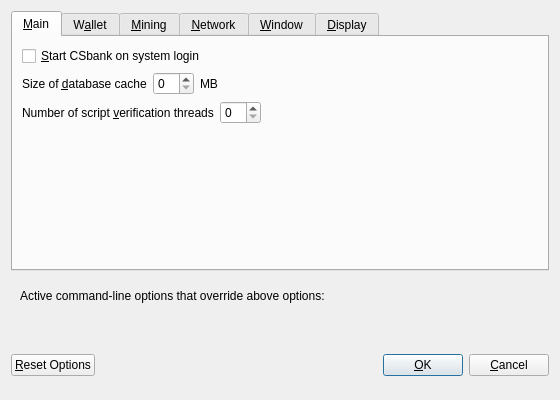
<?xml version="1.0" encoding="UTF-8"?>
<ui version="4.0">
 <class>OptionsDialog</class>
 <widget class="QDialog" name="OptionsDialog">
  <property name="geometry">
   <rect>
    <x>0</x>
    <y>0</y>
    <width>560</width>
    <height>400</height>
   </rect>
  </property>
  <property name="windowTitle">
   <string>Options</string>
  </property>
  <property name="modal">
   <bool>true</bool>
  </property>
  <layout class="QVBoxLayout" name="verticalLayout">
   <item>
    <widget class="QTabWidget" name="tabWidget">
     <property name="currentIndex">
      <number>0</number>
     </property>
     <widget class="QWidget" name="tabMain">
      <attribute name="title">
       <string>&amp;Main</string>
      </attribute>
      <layout class="QVBoxLayout" name="verticalLayout_Main">
       <item>
        <widget class="QCheckBox" name="bitcoinAtStartup">
         <property name="toolTip">
          <string>Automatically start CSbank after logging in to the system.</string>
         </property>
         <property name="text">
          <string>&amp;Start CSbank on system login</string>
         </property>
        </widget>
       </item>
       <item>
        <layout class="QHBoxLayout" name="horizontalLayout_2_Main">
         <item>
          <widget class="QLabel" name="databaseCacheLabel">
           <property name="text">
            <string>Size of &amp;database cache</string>
           </property>
           <property name="textFormat">
            <enum>Qt::PlainText</enum>
           </property>
           <property name="buddy">
            <cstring>databaseCache</cstring>
           </property>
          </widget>
         </item>
         <item>
          <widget class="QSpinBox" name="databaseCache"/>
         </item>
         <item>
          <widget class="QLabel" name="databaseCacheUnitLabel">
           <property name="text">
            <string>MB</string>
           </property>
           <property name="textFormat">
            <enum>Qt::PlainText</enum>
           </property>
          </widget>
         </item>
         <item>
          <spacer name="horizontalSpacer_2_Main">
           <property name="orientation">
            <enum>Qt::Horizontal</enum>
           </property>
           <property name="sizeHint" stdset="0">
            <size>
             <width>40</width>
             <height>20</height>
            </size>
           </property>
          </spacer>
         </item>
        </layout>
       </item>
       <item>
        <layout class="QHBoxLayout" name="horizontalLayout_3_Main">
         <item>
          <widget class="QLabel" name="threadsScriptVerifLabel">
           <property name="text">
            <string>Number of script &amp;verification threads</string>
           </property>
           <property name="textFormat">
            <enum>Qt::PlainText</enum>
           </property>
           <property name="buddy">
            <cstring>threadsScriptVerif</cstring>
           </property>
          </widget>
         </item>
         <item>
          <widget class="QSpinBox" name="threadsScriptVerif">
           <property name="toolTip">
            <string>(0 = auto, &lt;0 = leave that many cores free)</string>
           </property>
          </widget>
         </item>
         <item>
          <spacer name="horizontalSpacer_3_Main">
           <property name="orientation">
            <enum>Qt::Horizontal</enum>
           </property>
           <property name="sizeHint" stdset="0">
            <size>
             <width>40</width>
             <height>20</height>
            </size>
           </property>
          </spacer>
         </item>
        </layout>
       </item>
       <item>
        <spacer name="verticalSpacer_Main">
         <property name="orientation">
          <enum>Qt::Vertical</enum>
         </property>
         <property name="sizeHint" stdset="0">
          <size>
           <width>20</width>
           <height>40</height>
          </size>
         </property>
        </spacer>
       </item>
      </layout>
     </widget>
     <widget class="QWidget" name="tabWallet">
      <attribute name="title">
       <string>W&amp;allet</string>
      </attribute>
      <layout class="QVBoxLayout" name="verticalLayout_Wallet">
       <item>
        <widget class="QGroupBox" name="groupBox">
         <property name="title">
          <string>Expert</string>
         </property>
         <layout class="QVBoxLayout" name="verticalLayout_2">
          <item>
           <widget class="QCheckBox" name="coinControlFeatures">
            <property name="toolTip">
             <string>Whether to show coin control features or not.</string>
            </property>
            <property name="text">
             <string>Enable coin &amp;control features</string>
            </property>
           </widget>
          </item>
          <item>
           <widget class="QCheckBox" name="spendZeroConfChange">
            <property name="toolTip">
             <string>If you disable the spending of unconfirmed change, the change from a transaction cannot be used until that transaction has at least one confirmation. This also affects how your balance is computed.</string>
            </property>
            <property name="text">
             <string>&amp;Spend unconfirmed change</string>
            </property>
           </widget>
          </item>
         </layout>
        </widget>
       </item>
       <item>
        <spacer name="verticalSpacer_Wallet">
         <property name="orientation">
          <enum>Qt::Vertical</enum>
         </property>
         <property name="sizeHint" stdset="0">
          <size>
           <width>20</width>
           <height>40</height>
          </size>
         </property>
        </spacer>
       </item>
      </layout>
     </widget>
     <widget class="QWidget" name="tabMining">
      <attribute name="title">
       <string>&amp;Mining</string>
      </attribute>
      <layout class="QVBoxLayout" name="verticalLayout_Mining">
       <item>
        <layout class="QHBoxLayout" name="horizontalLayout_2_Mining">
         <item>
          <widget class="QLabel" name="labelMiningProcLimit">
           <property name="text">
            <string>&amp;Mining threads:</string>
           </property>
           <property name="textFormat">
            <enum>Qt::PlainText</enum>
           </property>
           <property name="buddy">
            <cstring>comboMiningProcLimit</cstring>
           </property>
          </widget>
         </item>
         <item>
          <widget class="QValueComboBox" name="comboMiningProcLimit">
           <property name="toolTip">
            <string>Choose the default mining threads.</string>
           </property>
          </widget>
         </item>
        </layout>
       </item>
       <item>
        <spacer name="verticalSpacer_Display1">
         <property name="orientation">
          <enum>Qt::Vertical</enum>
         </property>
         <property name="sizeHint" stdset="0">
          <size>
           <width>20</width>
           <height>40</height>
          </size>
         </property>
        </spacer>
       </item>
      </layout>
     </widget>
     <widget class="QWidget" name="tabNetwork">
      <attribute name="title">
       <string>&amp;Network</string>
      </attribute>
      <layout class="QVBoxLayout" name="verticalLayout_Network">
       <item>
        <widget class="QCheckBox" name="mapPortUpnp">
         <property name="toolTip">
          <string>Automatically open the CSbank client port on the router. This only works when your router supports UPnP and it is enabled.</string>
         </property>
         <property name="text">
          <string>Map port using &amp;UPnP</string>
         </property>
        </widget>
       </item>
       <item>
        <widget class="QCheckBox" name="allowIncoming">
         <property name="toolTip">
          <string>Accept connections from outside</string>
         </property>
         <property name="text">
          <string>Allow incoming connections</string>
         </property>
        </widget>
       </item>
       <item>
        <widget class="QCheckBox" name="connectSocks">
         <property name="toolTip">
          <string>Connect to the CSbank network through a SOCKS5 proxy.</string>
         </property>
         <property name="text">
          <string>&amp;Connect through SOCKS5 proxy (default proxy):</string>
         </property>
        </widget>
       </item>
       <item>
        <layout class="QHBoxLayout" name="horizontalLayout_1_Network">
         <item>
          <widget class="QLabel" name="proxyIpLabel">
           <property name="text">
            <string>Proxy &amp;IP:</string>
           </property>
           <property name="textFormat">
            <enum>Qt::PlainText</enum>
           </property>
           <property name="buddy">
            <cstring>proxyIp</cstring>
           </property>
          </widget>
         </item>
         <item>
          <widget class="QValidatedLineEdit" name="proxyIp">
           <property name="minimumSize">
            <size>
             <width>140</width>
             <height>0</height>
            </size>
           </property>
           <property name="maximumSize">
            <size>
             <width>140</width>
             <height>16777215</height>
            </size>
           </property>
           <property name="toolTip">
            <string>IP address of the proxy (e.g. IPv4: 127.0.0.1 / IPv6: ::1)</string>
           </property>
          </widget>
         </item>
         <item>
          <widget class="QLabel" name="proxyPortLabel">
           <property name="text">
            <string>&amp;Port:</string>
           </property>
           <property name="textFormat">
            <enum>Qt::PlainText</enum>
           </property>
           <property name="buddy">
            <cstring>proxyPort</cstring>
           </property>
          </widget>
         </item>
         <item>
          <widget class="QLineEdit" name="proxyPort">
           <property name="minimumSize">
            <size>
             <width>55</width>
             <height>0</height>
            </size>
           </property>
           <property name="maximumSize">
            <size>
             <width>55</width>
             <height>16777215</height>
            </size>
           </property>
           <property name="toolTip">
            <string>Port of the proxy (e.g. 9050)</string>
           </property>
          </widget>
         </item>
         <item>
          <spacer name="horizontalSpacer_1_Network">
           <property name="orientation">
            <enum>Qt::Horizontal</enum>
           </property>
           <property name="sizeHint" stdset="0">
            <size>
             <width>40</width>
             <height>20</height>
            </size>
           </property>
          </spacer>
         </item>
        </layout>
       </item>
       <item>
        <spacer name="verticalSpacer_Network">
         <property name="orientation">
          <enum>Qt::Vertical</enum>
         </property>
         <property name="sizeHint" stdset="0">
          <size>
           <width>20</width>
           <height>40</height>
          </size>
         </property>
        </spacer>
       </item>
      </layout>
     </widget>
     <widget class="QWidget" name="tabWindow">
      <attribute name="title">
       <string>&amp;Window</string>
      </attribute>
      <layout class="QVBoxLayout" name="verticalLayout_Window">
       <item>
        <widget class="QCheckBox" name="minimizeToTray">
         <property name="toolTip">
          <string>Show only a tray icon after minimizing the window.</string>
         </property>
         <property name="text">
          <string>&amp;Minimize to the tray instead of the taskbar</string>
         </property>
        </widget>
       </item>
       <item>
        <widget class="QCheckBox" name="minimizeOnClose">
         <property name="toolTip">
          <string>Minimize instead of exit the application when the window is closed. When this option is enabled, the application will be closed only after selecting Quit in the menu.</string>
         </property>
         <property name="text">
          <string>M&amp;inimize on close</string>
         </property>
        </widget>
       </item>
       <item>
        <spacer name="verticalSpacer_Window">
         <property name="orientation">
          <enum>Qt::Vertical</enum>
         </property>
         <property name="sizeHint" stdset="0">
          <size>
           <width>20</width>
           <height>40</height>
          </size>
         </property>
        </spacer>
       </item>
      </layout>
     </widget>
     <widget class="QWidget" name="tabDisplay">
      <attribute name="title">
       <string>&amp;Display</string>
      </attribute>
      <layout class="QVBoxLayout" name="verticalLayout_Display">
       <item>
        <layout class="QHBoxLayout" name="horizontalLayout_1_Display">
         <item>
          <widget class="QLabel" name="langLabel">
           <property name="text">
            <string>User Interface &amp;language:</string>
           </property>
           <property name="textFormat">
            <enum>Qt::PlainText</enum>
           </property>
           <property name="buddy">
            <cstring>lang</cstring>
           </property>
          </widget>
         </item>
         <item>
          <widget class="QValueComboBox" name="lang">
           <property name="toolTip">
            <string>The user interface language can be set here. This setting will take effect after restarting CSbank.</string>
           </property>
          </widget>
         </item>
        </layout>
       </item>
       <item>
        <layout class="QHBoxLayout" name="horizontalLayout_2_Display">
         <item>
          <widget class="QLabel" name="unitLabel">
           <property name="text">
            <string>&amp;Unit to show amounts in:</string>
           </property>
           <property name="textFormat">
            <enum>Qt::PlainText</enum>
           </property>
           <property name="buddy">
            <cstring>unit</cstring>
           </property>
          </widget>
         </item>
         <item>
          <widget class="QValueComboBox" name="unit">
           <property name="toolTip">
            <string>Choose the default subdivision unit to show in the interface and when sending coins.</string>
           </property>
          </widget>
         </item>
        </layout>
       </item>
       <item>
        <layout class="QHBoxLayout" name="horizontalLayout_3_Display">
         <item>
          <widget class="QLabel" name="thirdPartyTxUrlsLabel">
           <property name="toolTip">
            <string>Third party URLs (e.g. a block explorer) that appear in the transactions tab as context menu items. %s in the URL is replaced by transaction hash. Multiple URLs are separated by vertical bar |.</string>
           </property>
           <property name="text">
            <string>Third party transaction URLs</string>
           </property>
           <property name="buddy">
            <cstring>thirdPartyTxUrls</cstring>
           </property>
          </widget>
         </item>
         <item>
          <widget class="QLineEdit" name="thirdPartyTxUrls">
           <property name="toolTip">
            <string>Third party URLs (e.g. a block explorer) that appear in the transactions tab as context menu items. %s in the URL is replaced by transaction hash. Multiple URLs are separated by vertical bar |.</string>
           </property>
          </widget>
         </item>
        </layout>
       </item>
       <item>
        <spacer name="verticalSpacer_Display">
         <property name="orientation">
          <enum>Qt::Vertical</enum>
         </property>
         <property name="sizeHint" stdset="0">
          <size>
           <width>20</width>
           <height>40</height>
          </size>
         </property>
        </spacer>
       </item>
      </layout>
     </widget>
    </widget>
   </item>
   <item>
    <widget class="QFrame" name="frame">
     <layout class="QVBoxLayout" name="verticalLayout_Bottom">
      <item>
       <layout class="QHBoxLayout" name="horizontalLayout_Bottom">
        <item>
         <widget class="QLabel" name="overriddenByCommandLineInfoLabel">
          <property name="text">
           <string>Active command-line options that override above options:</string>
          </property>
          <property name="textFormat">
           <enum>Qt::PlainText</enum>
          </property>
         </widget>
        </item>
        <item>
         <spacer name="horizontalSpacer_Bottom">
          <property name="orientation">
           <enum>Qt::Horizontal</enum>
          </property>
          <property name="sizeHint" stdset="0">
           <size>
            <width>40</width>
            <height>20</height>
           </size>
          </property>
         </spacer>
        </item>
       </layout>
      </item>
      <item>
       <widget class="QLabel" name="overriddenByCommandLineLabel">
        <property name="text">
         <string/>
        </property>
        <property name="textFormat">
         <enum>Qt::PlainText</enum>
        </property>
        <property name="wordWrap">
         <bool>true</bool>
        </property>
       </widget>
      </item>
     </layout>
    </widget>
   </item>
   <item>
    <layout class="QHBoxLayout" name="horizontalLayout_Buttons">
     <item>
      <widget class="QPushButton" name="resetButton">
       <property name="toolTip">
        <string>Reset all client options to default.</string>
       </property>
       <property name="text">
        <string>&amp;Reset Options</string>
       </property>
       <property name="autoDefault">
        <bool>false</bool>
       </property>
      </widget>
     </item>
     <item>
      <spacer name="horizontalSpacer_1">
       <property name="orientation">
        <enum>Qt::Horizontal</enum>
       </property>
       <property name="sizeHint" stdset="0">
        <size>
         <width>40</width>
         <height>48</height>
        </size>
       </property>
      </spacer>
     </item>
     <item>
      <widget class="QLabel" name="statusLabel">
       <property name="minimumSize">
        <size>
         <width>200</width>
         <height>0</height>
        </size>
       </property>
       <property name="font">
        <font>
         <weight>75</weight>
         <bold>true</bold>
        </font>
       </property>
       <property name="text">
        <string/>
       </property>
       <property name="textFormat">
        <enum>Qt::PlainText</enum>
       </property>
       <property name="wordWrap">
        <bool>true</bool>
       </property>
      </widget>
     </item>
     <item>
      <spacer name="horizontalSpacer_2">
       <property name="orientation">
        <enum>Qt::Horizontal</enum>
       </property>
       <property name="sizeHint" stdset="0">
        <size>
         <width>40</width>
         <height>48</height>
        </size>
       </property>
      </spacer>
     </item>
     <item>
      <widget class="QPushButton" name="okButton">
       <property name="text">
        <string>&amp;OK</string>
       </property>
       <property name="autoDefault">
        <bool>false</bool>
       </property>
       <property name="default">
        <bool>true</bool>
       </property>
      </widget>
     </item>
     <item>
      <widget class="QPushButton" name="cancelButton">
       <property name="text">
        <string>&amp;Cancel</string>
       </property>
       <property name="autoDefault">
        <bool>false</bool>
       </property>
      </widget>
     </item>
    </layout>
   </item>
  </layout>
 </widget>
 <customwidgets>
  <customwidget>
   <class>QValidatedLineEdit</class>
   <extends>QLineEdit</extends>
   <header>qvalidatedlineedit.h</header>
  </customwidget>
  <customwidget>
   <class>QValueComboBox</class>
   <extends>QComboBox</extends>
   <header>qvaluecombobox.h</header>
  </customwidget>
 </customwidgets>
 <resources/>
 <connections/>
</ui>
